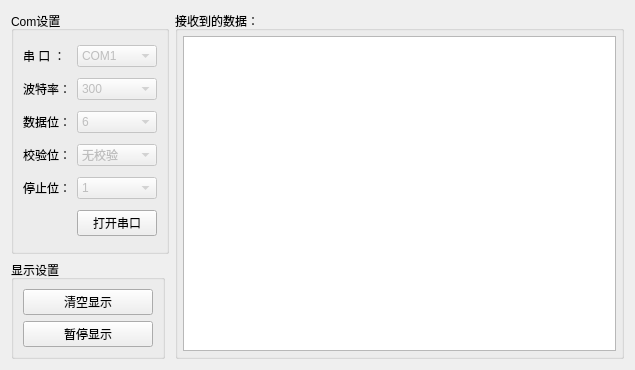
<?xml version="1.0" encoding="UTF-8"?>
<ui version="4.0">
 <class>ASerialPort</class>
 <widget class="QWidget" name="ASerialPort">
  <property name="geometry">
   <rect>
    <x>0</x>
    <y>0</y>
    <width>635</width>
    <height>370</height>
   </rect>
  </property>
  <property name="sizePolicy">
   <sizepolicy hsizetype="Preferred" vsizetype="Fixed">
    <horstretch>0</horstretch>
    <verstretch>0</verstretch>
   </sizepolicy>
  </property>
  <property name="windowTitle">
   <string>Form</string>
  </property>
  <layout class="QGridLayout" name="gridLayout_3">
   <item row="0" column="0">
    <widget class="QGroupBox" name="groupBox">
     <property name="sizePolicy">
      <sizepolicy hsizetype="Preferred" vsizetype="Minimum">
       <horstretch>0</horstretch>
       <verstretch>0</verstretch>
      </sizepolicy>
     </property>
     <property name="title">
      <string>Com设置</string>
     </property>
     <layout class="QGridLayout" name="gridLayout">
      <item row="0" column="0">
       <widget class="QLabel" name="label_3">
        <property name="text">
         <string>串 口 ：</string>
        </property>
       </widget>
      </item>
      <item row="4" column="1">
       <widget class="QComboBox" name="stopBitsComboBox">
        <property name="enabled">
         <bool>false</bool>
        </property>
        <property name="editable">
         <bool>false</bool>
        </property>
        <item>
         <property name="text">
          <string>1</string>
         </property>
        </item>
        <item>
         <property name="text">
          <string>1.5</string>
         </property>
        </item>
        <item>
         <property name="text">
          <string>2</string>
         </property>
        </item>
       </widget>
      </item>
      <item row="5" column="0">
       <widget class="QLabel" name="portState_label">
        <property name="sizePolicy">
         <sizepolicy hsizetype="Preferred" vsizetype="Fixed">
          <horstretch>0</horstretch>
          <verstretch>0</verstretch>
         </sizepolicy>
        </property>
        <property name="text">
         <string>&lt;html&gt;&lt;head/&gt;&lt;body&gt;&lt;p&gt;&lt;img src=&quot;:/pics/dot_red_24px.png&quot;/&gt;&lt;/p&gt;&lt;/body&gt;&lt;/html&gt;</string>
        </property>
        <property name="alignment">
         <set>Qt::AlignCenter</set>
        </property>
       </widget>
      </item>
      <item row="0" column="1">
       <widget class="QComboBox" name="portNameComboBox">
        <property name="enabled">
         <bool>false</bool>
        </property>
        <property name="editable">
         <bool>false</bool>
        </property>
        <item>
         <property name="text">
          <string>COM1</string>
         </property>
        </item>
        <item>
         <property name="text">
          <string>COM2</string>
         </property>
        </item>
        <item>
         <property name="text">
          <string>COM3</string>
         </property>
        </item>
        <item>
         <property name="text">
          <string>COM4</string>
         </property>
        </item>
        <item>
         <property name="text">
          <string>COM5</string>
         </property>
        </item>
        <item>
         <property name="text">
          <string>COM6</string>
         </property>
        </item>
        <item>
         <property name="text">
          <string>COM7</string>
         </property>
        </item>
        <item>
         <property name="text">
          <string>COM8</string>
         </property>
        </item>
       </widget>
      </item>
      <item row="4" column="0">
       <widget class="QLabel" name="label_7">
        <property name="text">
         <string>停止位：</string>
        </property>
       </widget>
      </item>
      <item row="5" column="1">
       <widget class="QPushButton" name="openPort_PushButton">
        <property name="text">
         <string>打开串口</string>
        </property>
       </widget>
      </item>
      <item row="3" column="0">
       <widget class="QLabel" name="label_6">
        <property name="text">
         <string>校验位：</string>
        </property>
       </widget>
      </item>
      <item row="1" column="1">
       <widget class="QComboBox" name="baudRateComboBox">
        <property name="enabled">
         <bool>false</bool>
        </property>
        <property name="editable">
         <bool>false</bool>
        </property>
        <item>
         <property name="text">
          <string>300</string>
         </property>
        </item>
        <item>
         <property name="text">
          <string>600</string>
         </property>
        </item>
        <item>
         <property name="text">
          <string>1200</string>
         </property>
        </item>
        <item>
         <property name="text">
          <string>2400</string>
         </property>
        </item>
        <item>
         <property name="text">
          <string>4800</string>
         </property>
        </item>
        <item>
         <property name="text">
          <string>9600</string>
         </property>
        </item>
        <item>
         <property name="text">
          <string>14400</string>
         </property>
        </item>
        <item>
         <property name="text">
          <string>19200</string>
         </property>
        </item>
        <item>
         <property name="text">
          <string>38400</string>
         </property>
        </item>
        <item>
         <property name="text">
          <string>56000</string>
         </property>
        </item>
        <item>
         <property name="text">
          <string>57600</string>
         </property>
        </item>
        <item>
         <property name="text">
          <string>115200</string>
         </property>
        </item>
        <item>
         <property name="text">
          <string>128000</string>
         </property>
        </item>
        <item>
         <property name="text">
          <string>256000</string>
         </property>
        </item>
       </widget>
      </item>
      <item row="2" column="0">
       <widget class="QLabel" name="label_5">
        <property name="text">
         <string>数据位：</string>
        </property>
       </widget>
      </item>
      <item row="2" column="1">
       <widget class="QComboBox" name="dataBitsComboBox">
        <property name="enabled">
         <bool>false</bool>
        </property>
        <property name="editable">
         <bool>false</bool>
        </property>
        <item>
         <property name="text">
          <string>6</string>
         </property>
        </item>
        <item>
         <property name="text">
          <string>7</string>
         </property>
        </item>
        <item>
         <property name="text">
          <string>8</string>
         </property>
        </item>
       </widget>
      </item>
      <item row="1" column="0">
       <widget class="QLabel" name="label_4">
        <property name="text">
         <string>波特率：</string>
        </property>
       </widget>
      </item>
      <item row="3" column="1">
       <widget class="QComboBox" name="parityComboBox">
        <property name="enabled">
         <bool>false</bool>
        </property>
        <property name="editable">
         <bool>false</bool>
        </property>
        <item>
         <property name="text">
          <string>无校验</string>
         </property>
        </item>
        <item>
         <property name="text">
          <string>奇校验</string>
         </property>
        </item>
        <item>
         <property name="text">
          <string>偶校验</string>
         </property>
        </item>
       </widget>
      </item>
     </layout>
     <zorder>dataBitsComboBox</zorder>
     <zorder>stopBitsComboBox</zorder>
     <zorder>label_5</zorder>
     <zorder>parityComboBox</zorder>
     <zorder>label_6</zorder>
     <zorder>label_7</zorder>
     <zorder>label_3</zorder>
     <zorder>label_4</zorder>
     <zorder>portNameComboBox</zorder>
     <zorder>baudRateComboBox</zorder>
     <zorder>openPort_PushButton</zorder>
     <zorder>portState_label</zorder>
    </widget>
   </item>
   <item row="0" column="1" rowspan="2">
    <widget class="QGroupBox" name="groupBox_4">
     <property name="title">
      <string>接收到的数据：</string>
     </property>
     <layout class="QHBoxLayout" name="horizontalLayout_2">
      <property name="spacing">
       <number>0</number>
      </property>
      <property name="leftMargin">
       <number>5</number>
      </property>
      <property name="topMargin">
       <number>5</number>
      </property>
      <property name="rightMargin">
       <number>5</number>
      </property>
      <property name="bottomMargin">
       <number>5</number>
      </property>
      <item>
       <widget class="QTextBrowser" name="textBrowser">
        <property name="lineWrapMode">
         <enum>QTextEdit::NoWrap</enum>
        </property>
       </widget>
      </item>
     </layout>
    </widget>
   </item>
   <item row="1" column="0">
    <widget class="QGroupBox" name="groupBox_6">
     <property name="sizePolicy">
      <sizepolicy hsizetype="Fixed" vsizetype="Fixed">
       <horstretch>0</horstretch>
       <verstretch>0</verstretch>
      </sizepolicy>
     </property>
     <property name="title">
      <string>显示设置</string>
     </property>
     <layout class="QGridLayout" name="gridLayout_2">
      <item row="0" column="0">
       <widget class="QPushButton" name="clearBufPushButton">
        <property name="sizePolicy">
         <sizepolicy hsizetype="Fixed" vsizetype="Fixed">
          <horstretch>0</horstretch>
          <verstretch>0</verstretch>
         </sizepolicy>
        </property>
        <property name="minimumSize">
         <size>
          <width>130</width>
          <height>0</height>
         </size>
        </property>
        <property name="text">
         <string>清空显示</string>
        </property>
       </widget>
      </item>
      <item row="1" column="0">
       <widget class="QPushButton" name="displayPushButton">
        <property name="sizePolicy">
         <sizepolicy hsizetype="Fixed" vsizetype="Fixed">
          <horstretch>0</horstretch>
          <verstretch>0</verstretch>
         </sizepolicy>
        </property>
        <property name="minimumSize">
         <size>
          <width>130</width>
          <height>0</height>
         </size>
        </property>
        <property name="text">
         <string>暂停显示</string>
        </property>
       </widget>
      </item>
     </layout>
    </widget>
   </item>
  </layout>
 </widget>
 <resources/>
 <connections/>
</ui>
